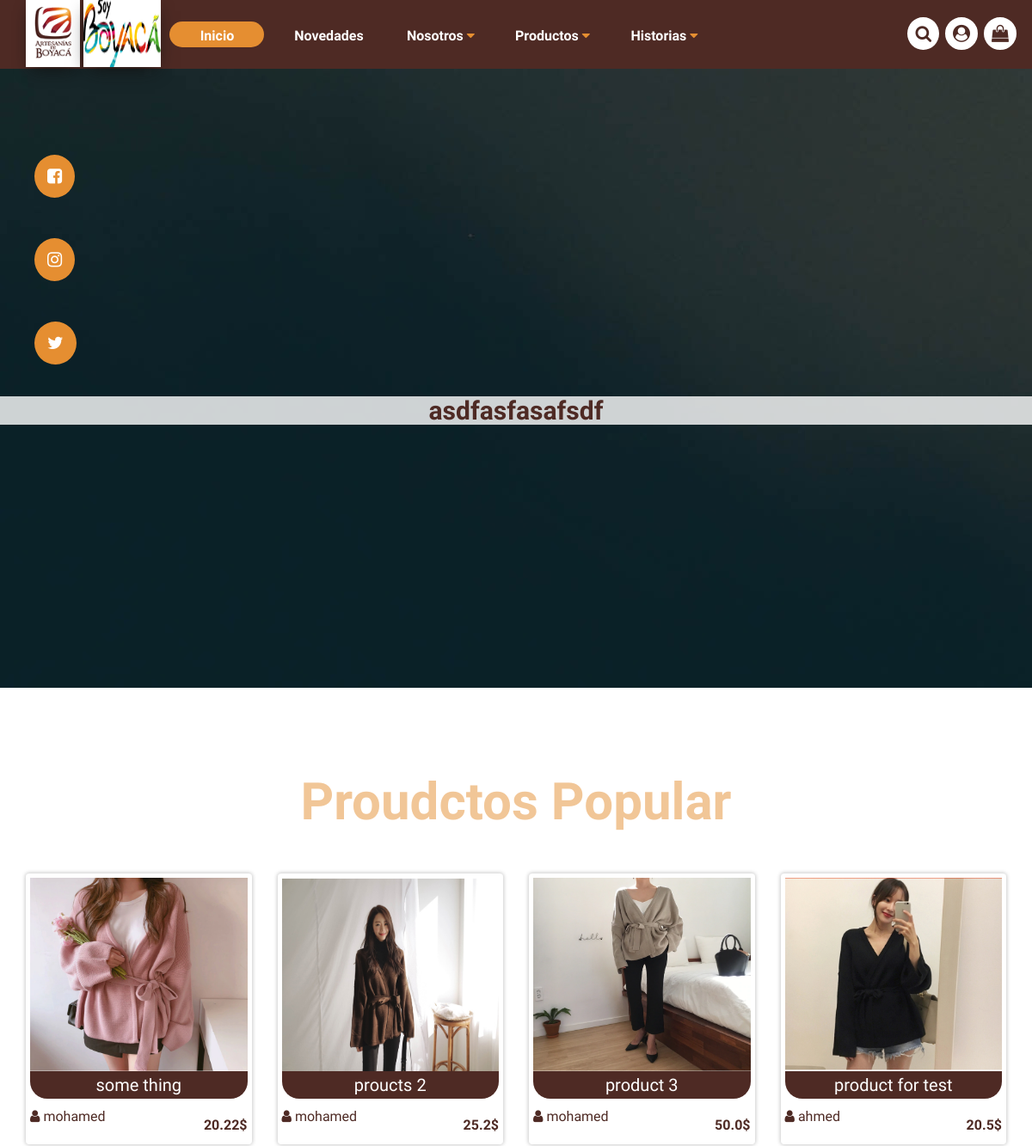
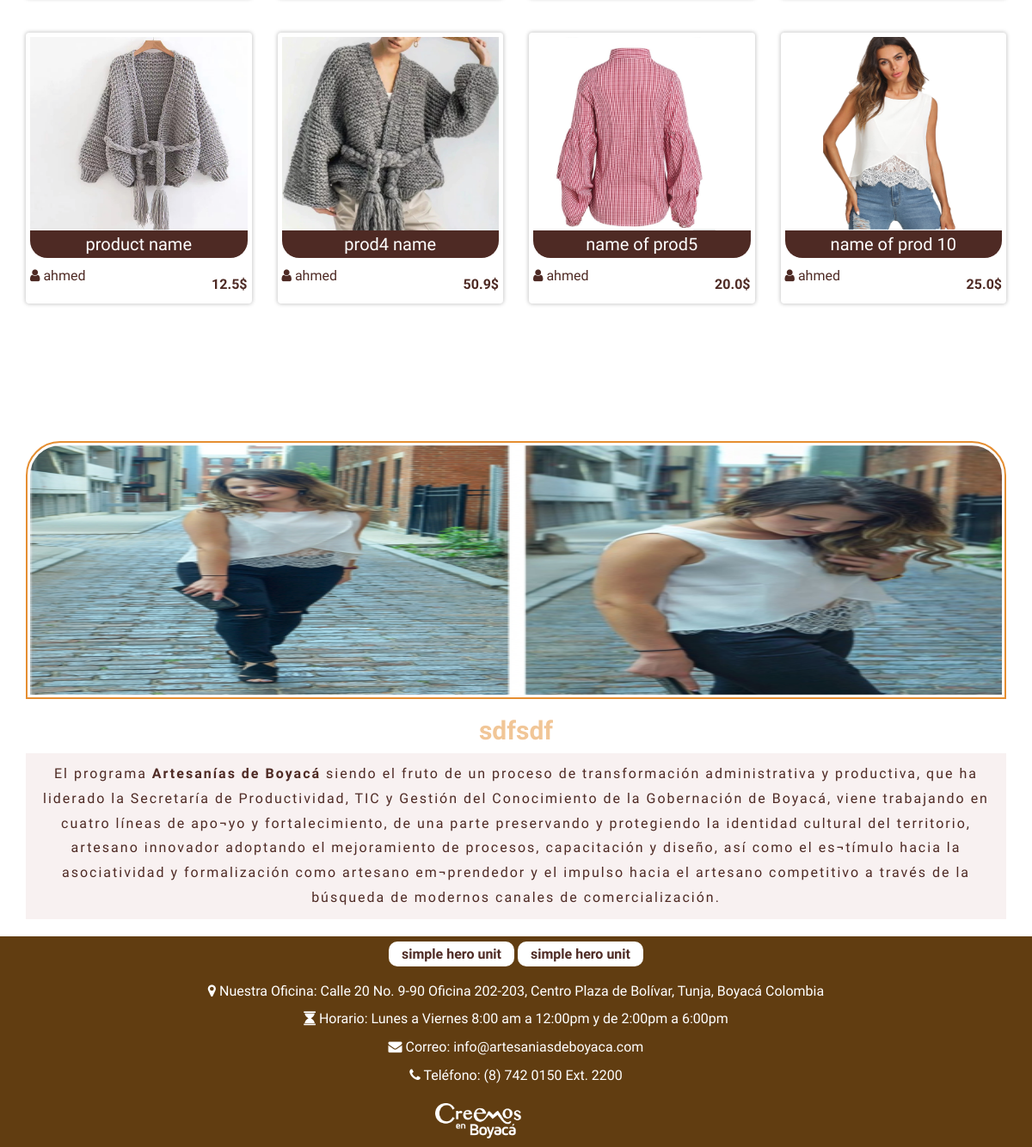
The page / on the database its author committed (2 pictures, top to bottom).
### start/models.py (models this page shows)
class StartDetail(models.Model):
    banner_image = models.ImageField(help_text=_("Banner Image"), verbose_name=_("Banner Image"))
    title = models.CharField(max_length=100, help_text=_("Title"), verbose_name=_("Title"))
    products = models.ManyToManyField(Product, help_text=_("Products"), verbose_name=_("Products"))
    below_image = models.ImageField(help_text=_("Below Image"), verbose_name=_("Below Image"))
    below_title = models.CharField(max_length=100, help_text=_("Below Title"), verbose_name=_("Below Title"))
    below_detail = RichTextField(help_text=_("Below Detail"), verbose_name=_("Below Detail"))
    created_at = models.DateTimeField(auto_now_add=True, help_text=_("Created At"), verbose_name=_("Created At"))
    modified_at = models.DateTimeField(auto_now=True, help_text=_("Modified At"), verbose_name=_("Modified At"))
    class Meta:
        verbose_name = _("Start Detail")
        verbose_name_plural = _("Start Details")

### products/models.py (models this page shows, shortened)
class Product(Model):
    sub_category = models.ForeignKey(SubCategory, related_name="subcategory_products", on_delete=models.SET_NULL, null=True, help_text=_("Sub Category"), verbose_name=_("Sub Category"))
    seller = models.ForeignKey(Seller, related_name="seller_products", on_delete=models.SET_NULL, null=True, help_text=_("Seller"), verbose_name=_("Seller"))
    name = models.CharField(max_length=50, help_text=_("Name"), verbose_name=_("Name"))
    description = models.TextField(help_text=_("Description"), verbose_name=_("Description"))
    price = models.FloatField(help_text=_("Price"), verbose_name=_("Price"))
    created_at = models.DateTimeField(auto_now_add=True, help_text=_("Created At"), verbose_name=_("Created At"))
    modified_at = models.DateTimeField(auto_now=True, help_text=_("Modified At"), verbose_name=_("Modified At"))
    class Meta:
        verbose_name = _("Product")
        verbose_name_plural = _("Products")

class ProductImage(Model):
    product = models.ForeignKey(Product, related_name="images", on_delete=models.CASCADE, help_text=_("Product"), verbose_name=_("Product"))
    image = models.ImageField(help_text=_("Image"), verbose_name=_("Image"))
    order = models.IntegerField(help_text=_("Order"), verbose_name=_("Order"))
    alt_text = models.CharField(max_length=100, help_text=_("Alt Text"), verbose_name=_("Alt Text"))
    created_at = models.DateTimeField(auto_now_add=True, help_text=_("Created At"), verbose_name=_("Created At"))
    modified_at = models.DateTimeField(auto_now=True, help_text=_("Modified At"), verbose_name=_("Modified At"))
    class Meta:
        verbose_name = _("Product Image")
        verbose_name_plural = _("Product Images")

### userprofile/models.py (models this page shows, shortened)
class Seller(Model):
    user = models.OneToOneField(User, on_delete=models.CASCADE, help_text=_("User"), verbose_name=_("User"))
    name = models.CharField(max_length=50, help_text=_("Name"), verbose_name=_("Name"))
    longitude = models.DecimalField(max_digits=9, decimal_places=6, null=True, blank=True, help_text=_("Longitude"), verbose_name=_("Longitude"))
    latitude = models.DecimalField(max_digits=9, decimal_places=6, null=True, blank=True, help_text=_("Latitude"), verbose_name=_("Latitude"))
    city = models.ForeignKey(City, on_delete=models.SET_NULL, null=True, blank=True, help_text=_("City"), verbose_name=_("City"))
    address = models.TextField(help_text=_("Address"), verbose_name=_("Address"))
    avatar = models.ImageField(help_text=_("Avatar"), verbose_name=_("Avatar"))
    description = models.TextField(help_text=_("Description"), verbose_name=_("Description"))
    rate = models.FloatField(default=0.0, help_text=_("Rate"), verbose_name=_("Rate"))
    number_of_rates = models.IntegerField(default='0', help_text=_("Number"), verbose_name=_("Number"))
    phone_number = models.CharField(max_length=20, help_text=_("Phone Number"), verbose_name=_("Phone Number"))
    created_at = models.DateTimeField(auto_now_add=True, help_text=_("Created At"), verbose_name=_("Created At"))
    modified_at = models.DateTimeField(auto_now=True, help_text=_("Modified At"), verbose_name=_("Modified At"))
    class Meta:
        verbose_name = _("Seller")
        verbose_name_plural = _("Sellers")

### start/views.py (the view)
# urls.py: path('', views.index, name='index'),
def index(request):
    categories = Category.objects.all()
    start = StartDetail.objects.last()
    context = {
        'categories': categories,
        'start': start,
    }
    return render(request, 'start/index.html', context)

### start/templates/start/index.html (shortened to what this page needs)
{% extends 'start/base.html' %}
{% load static %}
{% block extrainhead %}
<link rel="stylesheet" href={% static "/start/css/style-pages.css" %}>
{% endblock %}
{%block content%}
<header class="header">
        <div class="intro">
            <a href="#" target="_blank" rel="nofollow"> <i class="fa fa-facebook-square" aria-hidden="true"></i></a>
            <a href="#" target="_blank" rel="nofollow"> <i class="fa fa-instagram" aria-hidden="true"></i></a>
            <a href="#" target="_blank" rel="nofollow"> <i class="fa fa-twitter" aria-hidden="true"></i></a>
        </div>
        <div class="text-intro"><h3>{{start.title}}</h3></div>
</header>
    <div class="proudcts">
        <div class="container">
            <h2 class="text-center">Proudctos Popular</h2>
            <div class="row">
                {% for product in start.products.all %}
                <div class="col-md-3">
                    <div class="proudct">
                        <a href="{% url 'products:product' product.id%}">
                            <div class="img-proudct">
                                <img class="img-responsive" src={{product.images.all.0.image.url}} alt="">
                            </div>
                            <h4>{{product.name}}</h4>
                            <span class="pull-left"><a href="vendor.html"><i class="fa fa-user"></i> {{product.seller.user.username}}</a></span>
                            <span class="pull-right">{{product.price}}$</span>
                        </a>
                    </div>
                </div>
                {% endfor %}
            </div>
        </div>
    </div>
    <div class="about text-center">
        <div class="container">
            <img class="img-responsive" src={{start.below_image.url}} alt="">
            <div class="text-about">
                <h2>{{start.below_title}}</h2>
                  {% autoescape off %} {{start.below_detail}}{% endautoescape %}
            </div>
        </div>
    </div>
{%endblock%}

### start/static/start/css/normlize.css (style rules this page uses)
html { line-height: 1.15; -ms-text-size-adjust: 100%; -webkit-text-size-adjust: 100%; }
body { margin: 0; }
article, aside, footer, header, nav, section { display: block; }
b, strong { font-weight: inherit; }
b, strong { font-weight: bolder; }
img { border-style: none; }

### start/static/start/css/style.css (style rules this page uses)
body { margin: 0; padding: 0; font-size: 16px; background: url(../img/Artboard.png); background-color: #fff; color: #4e2a24; font-family: 'Exo', sans-serif; }
h2 { font-size: 60px; font-weight: 600; font-family: 'Varela Round', sans-serif; opacity: .5; color: #e58e31; }
.header { background: url(../img/Plaza-Central.jpg); -webkite-background-size: cover; -moz-background-size: cover; -o-background-size: cover; background-size: cover; }
.header .intro { padding-top: 320px; padding-bottom: 320px; width: 100px; }
.header .intro a { display: block; }
.header .intro i { color: #fff; background-color: #e58e31; padding: 13px; border: 2px solid #e58e31; border-radius: 50%; font-size: 20px; margin: 20px 40px; cursor: pointer; overflow: hidden; }
.text-intro { text-align: center; margin-top: -100px; background-color: rgba(255, 255, 255, .8); }
.text-intro h3 { font-size: 60px; font-weight: 600; }
.proudcts { padding: 80px 0; }
.proudcts .proudct { width: 100%; height: 315PX; padding: 5px; margin-top: 40px; border-radius: 4px; background-color: #fff; box-shadow: 0 0 4PX 1PX #ccc; }
.proudcts .proudct .img-proudct { height: 225px; width: 100%; }
.proudcts .proudct .img-proudct img { height: 100%; width: 100%; }
.proudcts .proudct h4 { text-align: center; font-size: 20px; background-color: #4e2a24; color: #fff; margin-top: 0; padding: 5px; border-radius: 0 0 20px 20px; }
.proudcts .proudct span { font-size: 16px; font-weight: 600; margin-top: 10PX; }
.about { padding: 80px 0 10px 0; }
.about img { height: 300px; width: 100%; border-radius: 40px 40px 0 0; border: 2px solid #e58e31; padding: 3px; }
.about .text-about p { background-color: #f8f1f1; padding: 10px; margin-top: 5px; letter-spacing: 2px; line-height: 1.8; }
@media (max-width: 1700px) { .text-intro { margin-top: -190px; } }
@media (max-width: 1700px) { .text-intro h3 { font-size: 30px; } }
@media (max-width: 1700px) { .header .intro { padding-top: 160px; padding-bottom: 180px; } }
@media (max-width: 1700px) { .about .text-about h2 { font-size: 30px; } }

### start/static/start/css/style-pages.css (style rules this page uses)
.proudct, .sellers-page, .vendors, .card { padding-top: 100px; }

### rows shown on the page
StartDetail: title "asdfasfasafsdf", below_image (picture), below_title "sdfsdf", below_detail "El programa Artesanías de Boyacá siendo el fruto de un proceso de transformación administrativa y productiva, que ha liderado la Secretaría de Productividad, TIC y Gestión del Conocimiento de la Gobernación de Boyacá, viene trabajando en cuatro líneas de apo¬yo y fortalecimiento, de una parte preservando y protegiendo la identidad cultural del territorio, artesano innovador adoptando el mejoramiento de procesos, capacitación y diseño, así como el es¬tímulo hacia la asociatividad y formalización como artesano em¬prendedor y el impulso hacia el artesano competitivo a través de la búsqueda de modernos canales de comercialización."
Product: images.all.0.image (picture), name "some thing", seller.user.username "mohamed", price "20.22"
Product: images.all.0.image (picture), name "proucts 2", seller.user.username "mohamed", price "25.2"
Product: images.all.0.image (picture), name "product 3", seller.user.username "mohamed", price "50.0"
Product: images.all.0.image (picture), name "product for test", seller.user.username "ahmed", price "20.5"
Product: images.all.0.image (picture), name "product name", seller.user.username "ahmed", price "12.5"
Product: images.all.0.image (picture), name "prod4 name", seller.user.username "ahmed", price "50.9"
Product: images.all.0.image (picture), name "name of prod5", seller.user.username "ahmed", price "20.0"
Product: images.all.0.image (picture), name "name of prod 10", seller.user.username "ahmed", price "25.0"
